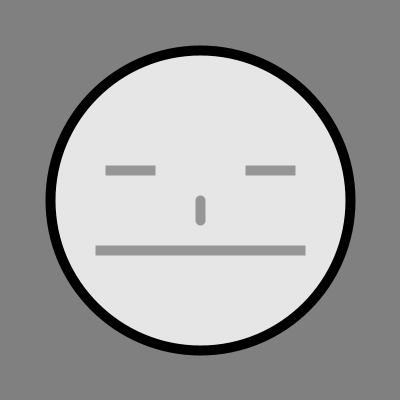
Frame 1 (no input)
Frame 60 (the mouse pressed at the canvas centre just before this capture): identical to frame 1, image omitted
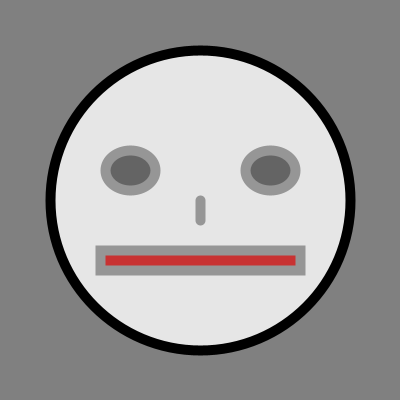
Frame 120 (the mouse held since frame 60 and released just before this capture)

The Processing sketch that drew these frames (run headless with seeded random() and noise(); from frame 60 on, the mouse is pressed at the canvas centre):

// Processing sketch: processing_92307
// ── processing_92307.pde

// this is what happens when the program starts:
// it only happens once.
void setup() {
  // this creates a canvas of 400 pixels wide
  // and 400 pixels high
  size(400, 400);
  // draw smoothly:
  smooth();
  // press 3 times harder when drawing lines
  strokeWeight(10);
}

// this tells Processing how to draw
// it happens continuously
void draw() {
  // fill in the background
  background(128);
  // fill in any objects with light gray
  fill(230);
  // with lines that are black:
  stroke(0);
  // face!
  // draw a big round ellipse
  // at position 200, 200
  // with width 300 and height 300
  ellipse(200, 200, 300, 300);  
  // fill in any objects with a different gray
  fill(100);
  stroke(150);
  // eyes!
  ellipse(130, 170, 50, mouseY / 5);
  ellipse(270, 170, 50, mouseY / 5); 
  // red mouth:
  fill(200, 50, 50);
  // mouth:
  // draw a line from 100,250 to 300,260
  // line(100, 250, 300, 260); 
  // draw a rectangle
  // start from 100, 250
  // width 200 height 10
  rect(100, 250, 200, mouseX / 10);
  // nose:
  // draw another line 200,200 to 200,220
  line(200, 200, 200, 220);
}
